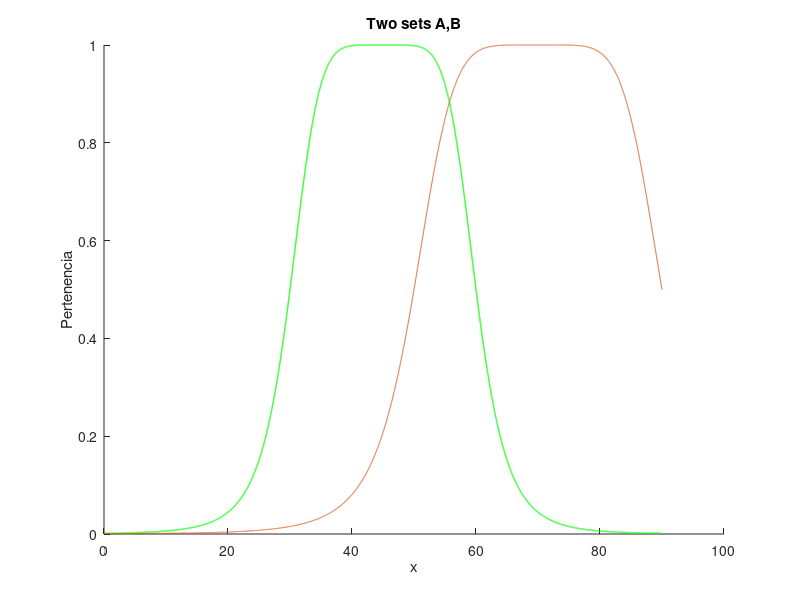
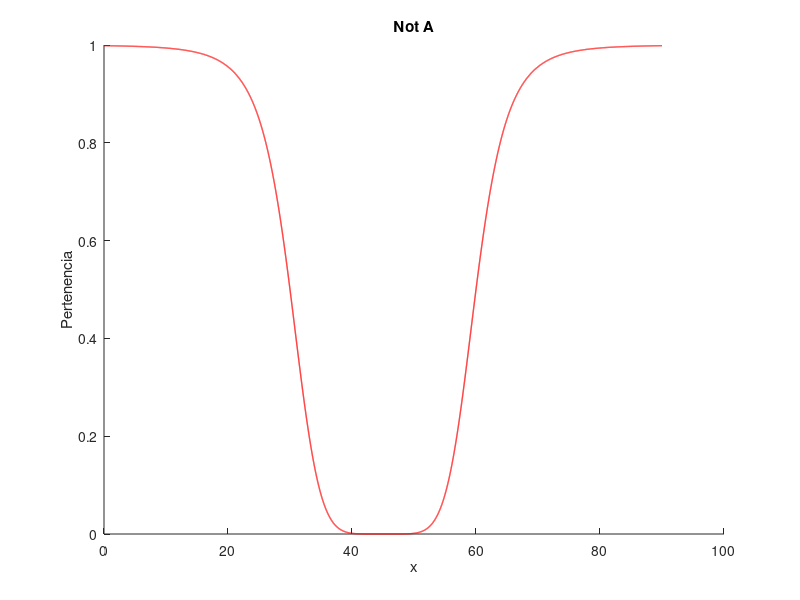
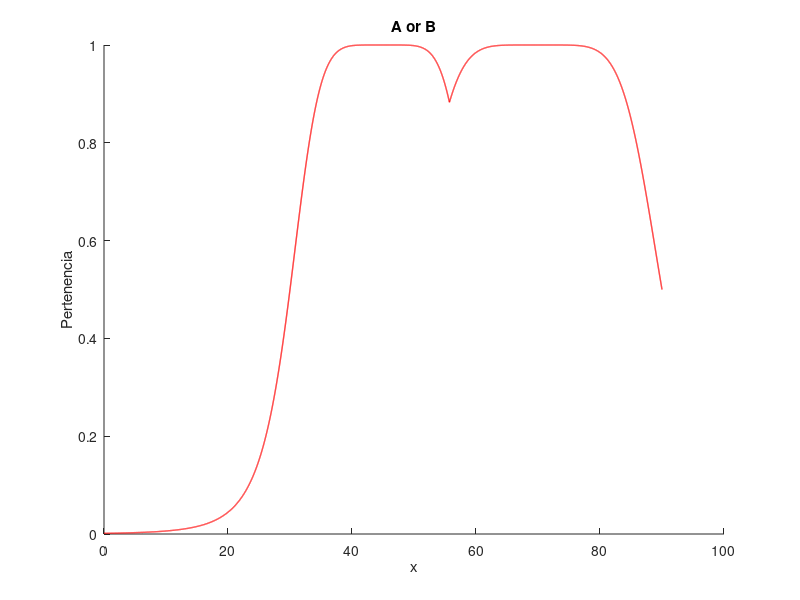
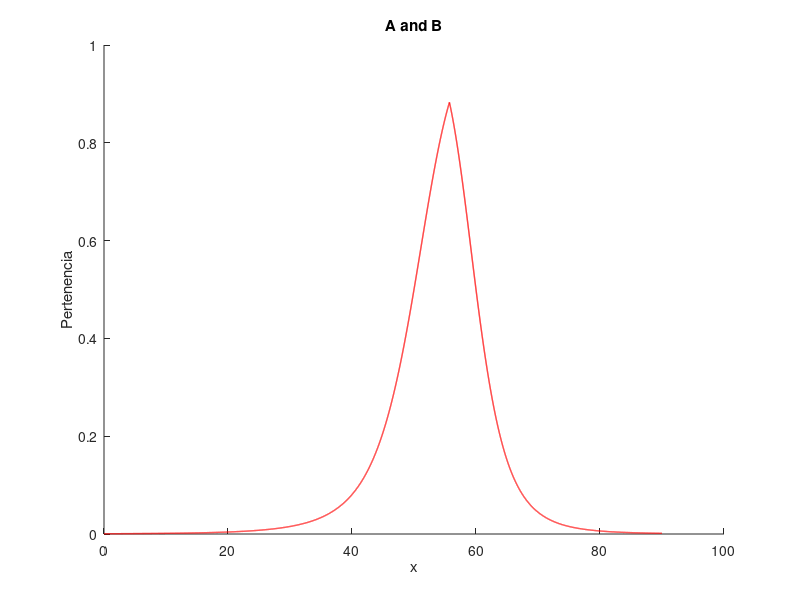

Write MATLAB code to recreate these figures, in order.
x=[0:0.01:90]
bell1=1./(1+((x-45)/15).^6)
bell2=1./(1+((x-70)/20).^6)
hold on
s=plot(x,bell1,"markersize", 10)
s1=plot(x,bell2,"markersize", 10)
set(s,'Color','red','LineWidth',1)
set(s,'Color','green','LineWidth',1)
xlabel('x')
ylabel('Pertenencia')
title('Two sets A,B')
hold off
name=sprintf("twoSetsAB.jpg")
print(name)
pause(10)
clf
notA=1-bell1
hold on
s=plot(x,notA,"markersize", 10)
set(s,'Color','red','LineWidth',1)
xlabel('x')
ylabel('Pertenencia')
title('Not A')
hold off
name=sprintf("NotAB.jpg")
print(name)
pause(10)
clf
orC=max(bell1,bell2)
hold on
s=plot(x,orC,"markersize", 10)
set(s,'Color','red','LineWidth',1)
xlabel('x')
ylabel('Pertenencia')
title('A or B')
hold off
name=sprintf("AorB.jpg")
print(name)
pause(10)
clf
andC=min(bell1,bell2)
hold on
s=plot(x,andC,"markersize",10)
set(s,'Color','red','LineWidth',1)
xlabel('x')
ylabel('Pertenencia')
title('A and B')
hold off
name=sprintf("AandB.jpg")
print(name)
pause(10)




